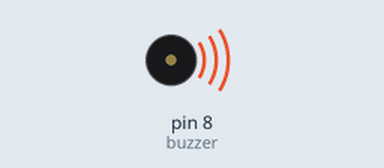
This sketch was run on a simulated Arduino Uno, built with avr-gcc and run on an emulated ATmega328P. Shown: buzzer (waves = sounding).

Above: at 0.48 s.
At 2.9 s:
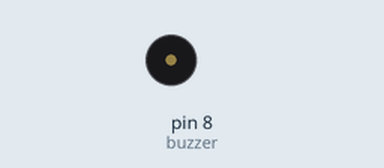
Timing chart, 0 to 3.2 s (numbered marks = the images above):
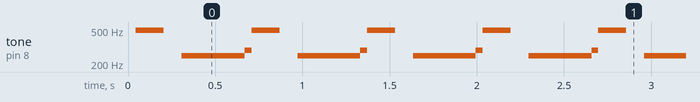

Measured:
- by itself, tone on pin 8 (buzzer): repeats every 0.67 s: silent 0.11 s, 249 Hz 0.36 s, 288 Hz 0.04 s, 496 Hz 0.16 s

The sketch:

buzzer.ino
```cpp
// (licence header left out)
int buzzer = 8;
void frequence_1(void)    // 1k HZ
{
  int i ;
  for (i = 0; i < 80; i++)
  {
    digitalWrite(buzzer, HIGH); //sound production
    delay(1);
    digitalWrite(buzzer, LOW);
    delay(1);
  }
}

void frequency_2(void)    // 500 HZ
{
  int i ;
  for (i = 0; i < 100; i++)
  {
    digitalWrite(buzzer, HIGH); //sound production
    delay(2);
    digitalWrite(buzzer, LOW);
    delay(2);
  }
}

void setup()
{
  pinMode(buzzer, OUTPUT);
}
void loop()
{
  frequence_1();
  delay(100);
  frequency_2();
}
```
